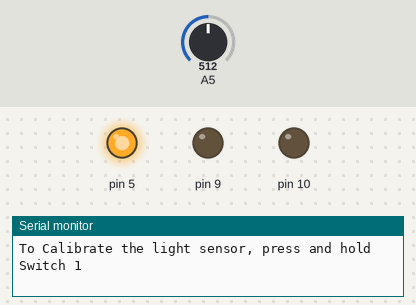
Simulated run of this sketch. Board: Arduino Leonardo, built with avr-gcc and run on an emulated ATmega32U4. Shown: output pins drawn as LEDs (lit = HIGH), the last lines printed to the serial monitor. The test bench sets the inputs (shaded band); at power-on: A5 = 512.

Above: at 0.01 s.
At 0.51 s:
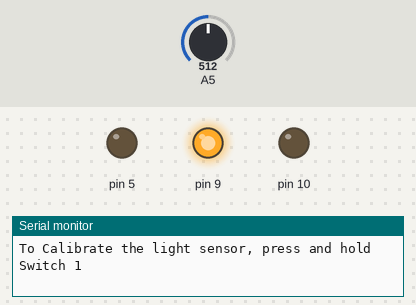
At 1.01 s:
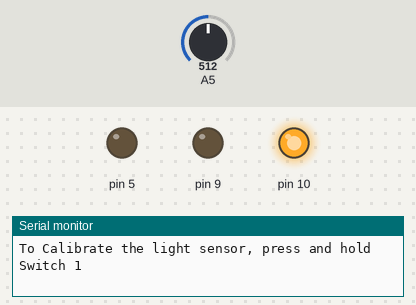
At 1.9 s:
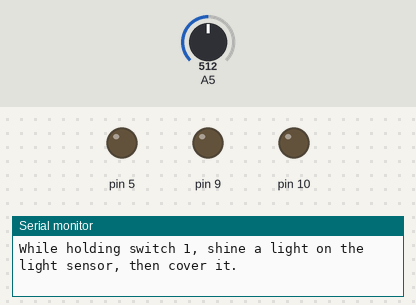
Timing chart, 0 to 3.4 s (numbered marks = the images above):
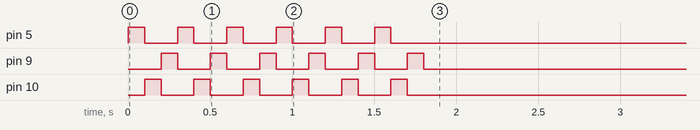

The sketch:

test.ino
```cpp
///Arduino Esplora Library Testing w/ Embedded Peri.

#include <Esplora.h>

///https://www.arduino.cc/en/Reference/EsploraLibrary
///Documentation
///1. 2-Acis analog joystick
///2. center push-button of the joystick
///3. 4 push-buttons(SWITCH_0~3)
///4. microphone
///5. light sensor
///6. temperature sensor
///7. 3-axis accerlerometer
///8. 2 TinkerKit input connectors ...?
///9. RGB LED
///10. Piezo buzzer
///11. 2 TinkerKit output connectors ...?


///Configuration 1: Projects
///Choose only one project. Do not choose more than one
//#define JOYSTICK 1
//#define SWITCH 1
//#define MIC 1
#define CDS_CALI 1
//#define TEMP 1
//#define ACC 1
//#define RGB 1//option: RGB_TEST, RGB_SHOW, JOYSTICK_IN, SLIDER
//#define PIEZO 1


///Configuration 2: Inputs & Readings
//#define JOYSTICK_IN
//#define SWITCH_IN
//#define MIC_IN
//#define CDS_IN
//#define TEMP_IN
//#define ACC_IN
//#define SLIDER_IN


///Configuration 2: Outputs
//#define MOUSE //demands JOYSTICK
//#define MONITOR //Choose either MONITOR or PLOTTER, not both
//#define PLOTTER
//#define PIEZO_OUT
//#define RGB_OUT


///Configuration 3: Visual Shows
#define RGB_TEST
//#define RGB_SHOW //MONITOR or PLOTTER Available
#define RGB_SHOW2 //MONITOR or PLOTTER Available
//#define RAW_CDS //CDS Option for calibration


///Preprocessors, Error patterns
#if JOYSTICK + SWITCH + MIC + CDS_CALI + TEMP + ACC + RGB + PIEZO > 1
  #error "Duplicated Projects: Check Conf 1"
#endif
#if (defined JOYSTICK) && (defined JOYSTICK_IN)
  #error "JOYSTICK Duplication"
#endif
#if (!defined JOYSTICK) && (defined MOUSE)
  #error "MOUSE needs JOYSTICK to be defined"
#endif
#if (defined SWITCH) && (defined SWITCH_IN)
  #error "SWITCH Duplication"
#endif
#if (defined MIC) && (defined MIC_IN)
  #error "MIC Duplication"
#endif
#if (defined CDS_CALI) && (defined CDS_IN)
  #error "CDS_CALI Duplication"
#endif
#ifdef MOUSE
#include <Mouse.h>
#endif
#ifdef ACC || RGB || CDS_CALI
  #ifdef MONITOR || PLOTTER
    #define SERIAL
  #endif
#endif
#if (defined MONITOR) && (defined PLOTTER)
  #error "Choose either MONITOR or PLOTTER, not both"
#endif
#if (defined RGB_SHOW2) && (!defined SLIDER)
  #define SLIDER_IN
#endif
#ifdef PIEZO
  #define SLIDER_IN
#endif


///Global Variables
#if (defined JOYSTICK) || (defined JOYSTICK_IN)
boolean isJoystick = false;
int xValue = 0;
int yValue = 0;
#endif
#if (defined SWITCH) || (defined SWITCH_IN)
boolean isSW0 = false;
boolean isSW1 = false;
boolean isSW2 = false;
boolean isSW3 = false;
#endif
#if (defined MIC) || (defined MIC_IN)
static int mic = 0;
#endif
#if defined CDS_IN || defined CDS_CALI
int light = 0;
#endif
#ifdef CDS_IN
int lowLight = 247*4; //light sensor reading when it's covered
int highLight = 1023; //the maximum light sensor reading
int minGreen = 0; //minimum brightness of the green LED
int maxGreen = 255; //maximum brightness of the green LED
#elif defined CDS_CALI
int brightness = 0;
int lightMin = 1023;
int lightMax = 0;
bool calibrated = false;
#endif
#ifdef TEMP
#endif
#if (defined ACC) || (defined ACC_IN)
int xAxis = 0;
int yAxis = 0;
int zAxis = 0;
#endif
#if (defined RGB) || (defined RGB_OUT)
byte red = 0;
byte green = 0;
byte blue = 0;
#endif
#ifdef PIEZO
const int note[] = { 262/*C*/, 277/*C#*/, 294/*D*/, 311/*D#*/, 330/*E*/, 349/*F*/, 370/*F#*/,
                     392/*G*/, 415/*G#*/, 440/*A*/, 466/*A#*/, 494/*B*/, 523/*octave C*/};
#endif
#ifdef SLIDER_IN
  int slider = Esplora.readSlider();
#endif


///setup Function
void setup(){
#ifdef SERIAL
  Serial.begin(9600);
#endif

#ifdef JOYSTICK
  #ifdef MOUSE
  Mouse.begin();
  #endif
  #ifdef MONITOR
    #define SERIAL
  #endif
  #ifdef PLOTTER
    #define SERIAL
  #endif
#endif

#ifdef SWITCH
#endif

#ifdef MIC
#endif

#ifdef CDS_CALI
  Serial.println("To Calibrate the light sensor, press and hold Switch 1");
#endif

#ifdef TEMP
#endif

#ifdef ACC
#endif

#ifdef RGB_TEST
  testRGB();
#endif

#ifdef PIEZO
#endif
}


///Loop Function
void loop(){
#ifdef SERIAL
  while(!Serial); //이건 왜 비활성화가 안됨? 컴파일러 문제인듯.
#endif
#ifdef JOYSTICK
  readJoystick();
  printJoystick();
  #ifdef MOUSE
  moveMouse();
  #endif
#endif

#ifdef SWITCH
#endif

#ifdef MIC
  mic = Esplora.readMicrophone();
  #ifdef RGB_OUT
  red = constrain(mic, 0, 255);
  #endif
#endif

#ifdef CDS_CALI
  if (Esplora.readButton(1) == LOW){
    calibrate();
  }
#endif

#ifdef TEMP
#endif

#ifdef ACC
  readAxes();
  printAxes();
#endif

#ifdef RGB
  readRGB();
#ifdef RGB_SHOW
  showRGB();
#endif
#ifdef RGB_SHOW2
  showRGB_2();
#endif
#endif

#if defined SLIDER_IN && !defined RGB
  slider = Esplora.readSlider();
  #ifdef RGB_OUT
  blue = slider/4;
  #endif
#endif

#ifdef RGB_OUT
  Esplora.writeRGB(red, green, blue);
#endif

#ifdef PIEZO
  writeSound();
#endif

  delay(10);
}


//Functions
#ifdef JOYSTICK
void readJoystick(){
  xValue = Esplora.readJoystickX();
  yValue = Esplora.readJoystickY();
  isJoystick = Esplora.readJoystickSwitch();
}
void printJoystick(){
  #ifdef MONITOR
  Serial.print("Joystick X: ");
  Serial.print(xValue);
  Serial.print("\tY: ");
  Serial.print(yValue);
  Serial.println(isJoystick); //Boolean인데 왜 100이나오는지?
  #endif

  Serial.print("\tButton: ");
  #ifdef PLOTTER
  Serial.print(xValue);
  Serial.print("\t");
  Serial.print(yValue);
  Serial.print("\t");
  Serial.println(isJoystick*100);
  #endif
}
#ifdef MOUSE
void moveMouse(){
  int mouseX = map(xValue, -512, 512, 10, -10);
  int mouseY = map(yValue, -512, 512, -10, 10);
  Mouse.move(mouseX, mouseY, 0);
  if(!isJoystick) Mouse.press();
  else Mouse.release();
  delay(10);
}
#endif
#endif

#ifdef RGB_TEST
void testRGB(void){
  int i = 6;
  while(i-->0){
    Esplora.writeRed(255);
    delay(100);
    Esplora.writeRed(0);
    Esplora.writeGreen(255);
    delay(100);
    Esplora.writeGreen(0);
    Esplora.writeBlue(255);
    delay(100);
    Esplora.writeBlue(0);
  }
}
#endif
#ifdef RGB
void readRGB(void){
  #if defined JOYSTICK_IN || defined JOYSTICK
  xAxis = Esplora.readJoystickX();
  yAxis = Esplora.readJoystickY();
  #endif
  #ifdef SLIDER_IN
  slider = Esplora.readSlider();
  #endif
  #ifdef MIC_IN
  mic = Esplora.readMicrophone();
  #endif
  #ifdef CDS_IN
  light = Esplora.readLightSensor();
  #endif
}
#ifdef RGB_SHOW
void showRGB(void){
  red = map(xAxis, -512, 512, 0, 255);
  green = map(yAxis, -512, 512, 0, 255);
  blue = slider / 4;
  Esplora.writeRGB(red, green, blue);
}
#endif
#ifdef RGB_SHOW2
void showRGB_2(void){
  red = constrain(mic, 0, 255);
  #ifdef RAW_CDS
  green = map(light,0,1023,0,255);
  #else
  green = constrain(map(light, lowLight, highLight, minGreen, maxGreen), 0, 255);
  #endif
  blue = slider/4;
  Esplora.writeRGB(red, green, blue);
  #ifdef MONITOR
  Serial.print("mic:\t");
  Serial.print(red);
  Serial.print("\tlight: ");
  Serial.print(green);
  Serial.print("\tslider: ");
  Serial.println(blue);
  #elif defined PLOTTER
  Serial.print(red);
  Serial.print("\t");
  Serial.print(green);
  Serial.print("\t");
  Serial.println(blue);
  #endif
}
#endif
#endif

#ifdef ACC
void readAxes(){
  xAxis = Esplora.readAccelerometer(X_AXIS);
  yAxis = Esplora.readAccelerometer(Y_AXIS);
  zAxis = Esplora.readAccelerometer(Z_AXIS);
}
void printAxes(){
#ifdef MONITOR
  Serial.print("x: ");
  Serial.print(xAxis);
  Serial.print("\ty:");
  Serial.print(yAxis);
  Serial.print("\tz:");
  Serial.println(zAxis);
#elif defined PLOTTER
  Serial.print(xAxis);
  Serial.print("\t");
  Serial.print(yAxis);
  Serial.print("\t");
  Serial.println(zAxis);
#endif
}
#endif

#ifdef PIEZO
void writeSound(){
  if(Esplora.readButton(SWITCH_DOWN)==LOW){
    int slider = Esplora.readSlider();
    byte thisNote = map(slider, 0, 1023, 0, 13);
    Esplora.tone(note[thisNote]);
  }
  else{
    Esplora.noTone();
  }
}
#endif

#if defined CDS_CALI || defined CDS_IN
void readLight(){
  light = Esplora.readLightSensor();
  brightness = constrain(map(light, lightMin, lightMax, 0, 255), 0, 255);
}
#endif
#if defined CDS_CALI
void calibrate(){
  Serial.println("While holding switch 1, shine a light on the light sensor, then cover it.");
  while(Esplora.readButton(SWITCH_1)==LOW){
    light = Esplora.readLightSensor();
    if(light > lightMax){
      lightMax = light;
    }
    if (light < lightMin){
      lightMin = light;
    }
    calibrated = true;
  }
}
#endif
```
